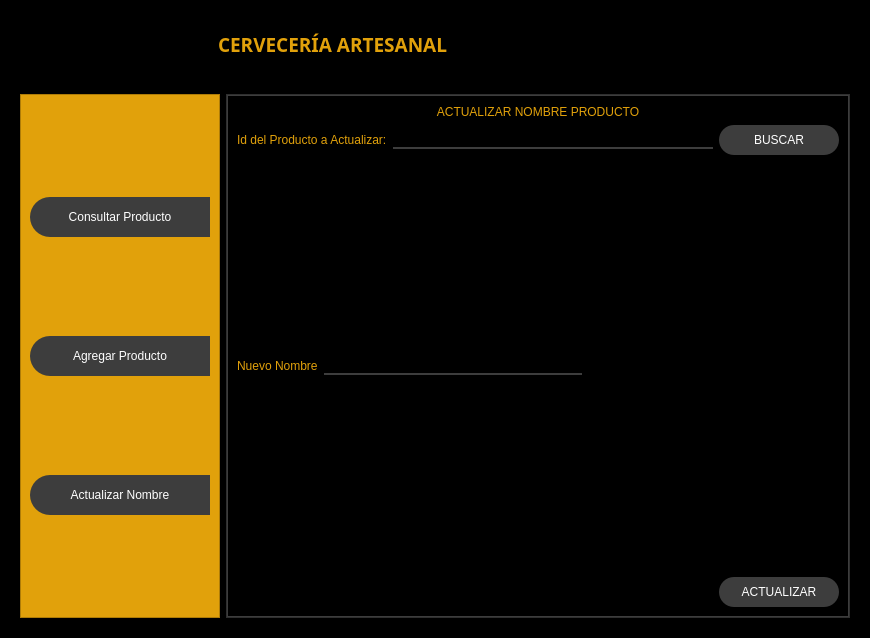
<?xml version="1.0" encoding="UTF-8"?>
<ui version="4.0">
 <class>MainWindow</class>
 <widget class="QMainWindow" name="MainWindow">
  <property name="geometry">
   <rect>
    <x>0</x>
    <y>0</y>
    <width>870</width>
    <height>638</height>
   </rect>
  </property>
  <property name="windowTitle">
   <string>MainWindow</string>
  </property>
  <widget class="QWidget" name="centralwidget">
   <layout class="QVBoxLayout" name="verticalLayout">
    <property name="spacing">
     <number>0</number>
    </property>
    <property name="leftMargin">
     <number>0</number>
    </property>
    <property name="topMargin">
     <number>0</number>
    </property>
    <property name="rightMargin">
     <number>0</number>
    </property>
    <property name="bottomMargin">
     <number>0</number>
    </property>
    <item>
     <widget class="QFrame" name="frame">
      <property name="styleSheet">
       <string notr="true">background-color: rgb(0, 0, 0);</string>
      </property>
      <property name="frameShape">
       <enum>QFrame::StyledPanel</enum>
      </property>
      <property name="frameShadow">
       <enum>QFrame::Raised</enum>
      </property>
      <layout class="QVBoxLayout" name="verticalLayout_2" stretch="1,8">
       <item>
        <widget class="QFrame" name="frame_superior">
         <property name="minimumSize">
          <size>
           <width>0</width>
           <height>42</height>
          </size>
         </property>
         <property name="styleSheet">
          <string notr="true">QFrame{
background-color: rgb(0, 0, 0);
}

QPushButton{
background-color: #000000ff;
border-radius: 20px;
}

QPushButton:hover {
background-color: rgb(61, 61, 61);
border-radius: 20px;

}</string>
         </property>
         <property name="frameShape">
          <enum>QFrame::StyledPanel</enum>
         </property>
         <property name="frameShadow">
          <enum>QFrame::Raised</enum>
         </property>
         <layout class="QHBoxLayout" name="horizontalLayout">
          <property name="spacing">
           <number>0</number>
          </property>
          <property name="leftMargin">
           <number>0</number>
          </property>
          <property name="topMargin">
           <number>0</number>
          </property>
          <property name="rightMargin">
           <number>0</number>
          </property>
          <property name="bottomMargin">
           <number>0</number>
          </property>
          <item>
           <widget class="QPushButton" name="bt_menu">
            <property name="minimumSize">
             <size>
              <width>200</width>
              <height>40</height>
             </size>
            </property>
            <property name="text">
             <string/>
            </property>
            <property name="icon">
             <iconset>
              <normaloff>../../imagenes/menu.png</normaloff>../../imagenes/menu.png</iconset>
            </property>
            <property name="iconSize">
             <size>
              <width>38</width>
              <height>38</height>
             </size>
            </property>
           </widget>
          </item>
          <item>
           <widget class="QLabel" name="label_9">
            <property name="maximumSize">
             <size>
              <width>120</width>
              <height>70</height>
             </size>
            </property>
            <property name="text">
             <string/>
            </property>
            <property name="pixmap">
             <pixmap>logo.png</pixmap>
            </property>
            <property name="scaledContents">
             <bool>true</bool>
            </property>
           </widget>
          </item>
          <item>
           <widget class="QLabel" name="label_13">
            <property name="font">
             <font>
              <family>Arial Black</family>
              <pointsize>14</pointsize>
              <weight>75</weight>
              <bold>true</bold>
             </font>
            </property>
            <property name="styleSheet">
             <string notr="true">color: rgb(225, 161, 11);</string>
            </property>
            <property name="text">
             <string>CERVECERÍA ARTESANAL</string>
            </property>
           </widget>
          </item>
          <item>
           <spacer name="horizontalSpacer">
            <property name="orientation">
             <enum>Qt::Horizontal</enum>
            </property>
            <property name="sizeHint" stdset="0">
             <size>
              <width>477</width>
              <height>38</height>
             </size>
            </property>
           </spacer>
          </item>
          <item>
           <widget class="QPushButton" name="bt_restaurar">
            <property name="minimumSize">
             <size>
              <width>40</width>
              <height>40</height>
             </size>
            </property>
            <property name="text">
             <string/>
            </property>
            <property name="icon">
             <iconset>
              <normaloff>../../imagenes/minimizar.png</normaloff>../../imagenes/minimizar.png</iconset>
            </property>
            <property name="iconSize">
             <size>
              <width>38</width>
              <height>38</height>
             </size>
            </property>
           </widget>
          </item>
          <item>
           <widget class="QPushButton" name="bt_minimizar">
            <property name="minimumSize">
             <size>
              <width>40</width>
              <height>40</height>
             </size>
            </property>
            <property name="text">
             <string/>
            </property>
            <property name="icon">
             <iconset>
              <normaloff>../../imagenes/reducir.png</normaloff>../../imagenes/reducir.png</iconset>
            </property>
            <property name="iconSize">
             <size>
              <width>38</width>
              <height>38</height>
             </size>
            </property>
           </widget>
          </item>
          <item>
           <widget class="QPushButton" name="bt_maximizar">
            <property name="minimumSize">
             <size>
              <width>40</width>
              <height>40</height>
             </size>
            </property>
            <property name="text">
             <string/>
            </property>
            <property name="icon">
             <iconset>
              <normaloff>ampliar.png</normaloff>ampliar.png</iconset>
            </property>
            <property name="iconSize">
             <size>
              <width>38</width>
              <height>38</height>
             </size>
            </property>
           </widget>
          </item>
          <item>
           <widget class="QPushButton" name="bt_cerrar">
            <property name="minimumSize">
             <size>
              <width>40</width>
              <height>40</height>
             </size>
            </property>
            <property name="text">
             <string/>
            </property>
            <property name="icon">
             <iconset>
              <normaloff>cerrar.png</normaloff>cerrar.png</iconset>
            </property>
            <property name="iconSize">
             <size>
              <width>38</width>
              <height>38</height>
             </size>
            </property>
           </widget>
          </item>
         </layout>
        </widget>
       </item>
       <item>
        <widget class="QFrame" name="frame_contenido">
         <property name="frameShape">
          <enum>QFrame::StyledPanel</enum>
         </property>
         <property name="frameShadow">
          <enum>QFrame::Raised</enum>
         </property>
         <layout class="QHBoxLayout" name="horizontalLayout_2">
          <item>
           <widget class="QFrame" name="frame_control">
            <property name="minimumSize">
             <size>
              <width>200</width>
              <height>0</height>
             </size>
            </property>
            <property name="maximumSize">
             <size>
              <width>0</width>
              <height>16777215</height>
             </size>
            </property>
            <property name="styleSheet">
             <string notr="true">QFrame{ 
background-color: rgb(225, 161, 11);
}

QPushButton{
background-color: rgb(61, 61, 61);
border-top-left-radius: 20px;
border-bottom-left-radius: 20px;
color: rgb(255, 255, 255);
font: 77 10pt &quot;Arial Black&quot;;
}

QPushButton:hover {
background-color: white;
border-top-left-radius: 20px;
border-bottom-left-radius: 20px;
color: rgb(0, 0, 0);
font: 77 10pt &quot;Arial Black&quot;;
}</string>
            </property>
            <property name="frameShape">
             <enum>QFrame::StyledPanel</enum>
            </property>
            <property name="frameShadow">
             <enum>QFrame::Raised</enum>
            </property>
            <layout class="QVBoxLayout" name="verticalLayout_3">
             <item>
              <widget class="QPushButton" name="bt_datos">
               <property name="minimumSize">
                <size>
                 <width>0</width>
                 <height>40</height>
                </size>
               </property>
               <property name="text">
                <string>Consultar Producto</string>
               </property>
              </widget>
             </item>
             <item>
              <widget class="QPushButton" name="bt_agregar_producto">
               <property name="minimumSize">
                <size>
                 <width>0</width>
                 <height>40</height>
                </size>
               </property>
               <property name="text">
                <string>Agregar Producto</string>
               </property>
              </widget>
             </item>
             <item>
              <widget class="QPushButton" name="bt_actualizar_nombre">
               <property name="minimumSize">
                <size>
                 <width>0</width>
                 <height>40</height>
                </size>
               </property>
               <property name="text">
                <string>Actualizar Nombre</string>
               </property>
              </widget>
             </item>
            </layout>
           </widget>
          </item>
          <item>
           <widget class="QFrame" name="frame_paginas">
            <property name="styleSheet">
             <string notr="true">QFrame{
background-color: rgb(61, 61, 61);
}

QLabel{
font: 87 12pt &quot;Arial Black&quot;;
background-color: #000000ff;
color: rgb(225, 161, 11);
border:0px solid #14C8DC;
}

QLineEdit{
border:0px;
color: rgb(225, 161, 11);
border-bottom: 2px solid rgb(61, 61, 61);
font: 75 12pt &quot;Times New Roman&quot;;
}

QPushButton{
background-color: rgb(61, 61, 61);
border-radius: 15px;
color: rgb(255, 255, 255);
font: 77 10pt &quot;Arial Black&quot;;
}


QPushButton:hover{
background-color: rgb(225, 161, 11);
border-radius: 15px;
color: rgb(0, 0, 0);
font: 77 10pt &quot;Arial Black&quot;;
}

QTableWidget {
background-color: rgb(255, 255, 255);
color: rgb(0, 0, 0);
font-size: 8pt;
gridline-color: rgb(0, 206, 151); 
color: #000000;
}

QHeaderView::section {
background-color: rgb(225, 161, 11);
border: 1px solid rgb(0, 0, 0);
font-size: 8pt;
}

QTableWidget QTableComerButton::section {
background-color: rgb(0, 0, 0);

}</string>
            </property>
            <property name="frameShape">
             <enum>QFrame::StyledPanel</enum>
            </property>
            <property name="frameShadow">
             <enum>QFrame::Raised</enum>
            </property>
            <layout class="QVBoxLayout" name="verticalLayout_4" stretch="0">
             <property name="spacing">
              <number>1</number>
             </property>
             <property name="leftMargin">
              <number>1</number>
             </property>
             <property name="topMargin">
              <number>1</number>
             </property>
             <property name="rightMargin">
              <number>1</number>
             </property>
             <property name="bottomMargin">
              <number>1</number>
             </property>
             <item>
              <widget class="QStackedWidget" name="stackedWidget">
               <widget class="QWidget" name="page_actualizar">
                <layout class="QVBoxLayout" name="verticalLayout_9">
                 <item>
                  <widget class="QLabel" name="label_10">
                   <property name="text">
                    <string>ACTUALIZAR NOMBRE PRODUCTO</string>
                   </property>
                   <property name="alignment">
                    <set>Qt::AlignCenter</set>
                   </property>
                  </widget>
                 </item>
                 <item>
                  <layout class="QHBoxLayout" name="horizontalLayout_8">
                   <item>
                    <widget class="QLabel" name="label_11">
                     <property name="text">
                      <string>Id del Producto a Actualizar:</string>
                     </property>
                    </widget>
                   </item>
                   <item>
                    <widget class="QLineEdit" name="act_buscar"/>
                   </item>
                   <item>
                    <widget class="QPushButton" name="bt_actualiza_buscar">
                     <property name="minimumSize">
                      <size>
                       <width>120</width>
                       <height>30</height>
                      </size>
                     </property>
                     <property name="text">
                      <string>BUSCAR</string>
                     </property>
                    </widget>
                   </item>
                  </layout>
                 </item>
                 <item>
                  <spacer name="verticalSpacer_4">
                   <property name="orientation">
                    <enum>Qt::Vertical</enum>
                   </property>
                   <property name="sizeHint" stdset="0">
                    <size>
                     <width>20</width>
                     <height>40</height>
                    </size>
                   </property>
                  </spacer>
                 </item>
                 <item>
                  <layout class="QHBoxLayout" name="horizontalLayout_6">
                   <item>
                    <widget class="QLabel" name="label_12">
                     <property name="text">
                      <string>Nuevo Nombre</string>
                     </property>
                    </widget>
                   </item>
                   <item>
                    <widget class="QLineEdit" name="act_nombre"/>
                   </item>
                   <item>
                    <spacer name="horizontalSpacer_6">
                     <property name="orientation">
                      <enum>Qt::Horizontal</enum>
                     </property>
                     <property name="sizeHint" stdset="0">
                      <size>
                       <width>40</width>
                       <height>20</height>
                      </size>
                     </property>
                    </spacer>
                   </item>
                  </layout>
                 </item>
                 <item>
                  <spacer name="verticalSpacer_3">
                   <property name="orientation">
                    <enum>Qt::Vertical</enum>
                   </property>
                   <property name="sizeHint" stdset="0">
                    <size>
                     <width>20</width>
                     <height>40</height>
                    </size>
                   </property>
                  </spacer>
                 </item>
                 <item>
                  <layout class="QHBoxLayout" name="horizontalLayout_7">
                   <item>
                    <widget class="QLabel" name="signal_actualizar">
                     <property name="minimumSize">
                      <size>
                       <width>120</width>
                       <height>30</height>
                      </size>
                     </property>
                     <property name="text">
                      <string/>
                     </property>
                    </widget>
                   </item>
                   <item>
                    <spacer name="horizontalSpacer_5">
                     <property name="orientation">
                      <enum>Qt::Horizontal</enum>
                     </property>
                     <property name="sizeHint" stdset="0">
                      <size>
                       <width>40</width>
                       <height>20</height>
                      </size>
                     </property>
                    </spacer>
                   </item>
                   <item>
                    <widget class="QPushButton" name="bt_actualizar">
                     <property name="minimumSize">
                      <size>
                       <width>120</width>
                       <height>30</height>
                      </size>
                     </property>
                     <property name="text">
                      <string>ACTUALIZAR</string>
                     </property>
                    </widget>
                   </item>
                  </layout>
                 </item>
                </layout>
               </widget>
               <widget class="QWidget" name="page_agregar">
                <layout class="QVBoxLayout" name="verticalLayout_8">
                 <item>
                  <widget class="QLabel" name="label_8">
                   <property name="text">
                    <string>AGREGAR PRODUCTO</string>
                   </property>
                   <property name="alignment">
                    <set>Qt::AlignCenter</set>
                   </property>
                  </widget>
                 </item>
                 <item>
                  <spacer name="verticalSpacer_2">
                   <property name="orientation">
                    <enum>Qt::Vertical</enum>
                   </property>
                   <property name="sizeHint" stdset="0">
                    <size>
                     <width>20</width>
                     <height>40</height>
                    </size>
                   </property>
                  </spacer>
                 </item>
                 <item>
                  <layout class="QHBoxLayout" name="horizontalLayout_4">
                   <item>
                    <layout class="QVBoxLayout" name="verticalLayout_7">
                     <property name="spacing">
                      <number>30</number>
                     </property>
                     <item>
                      <widget class="QLabel" name="label_2">
                       <property name="text">
                        <string>No Identificador</string>
                       </property>
                      </widget>
                     </item>
                     <item>
                      <widget class="QLabel" name="label_3">
                       <property name="text">
                        <string>Nombre</string>
                       </property>
                      </widget>
                     </item>
                     <item>
                      <widget class="QLabel" name="label_4">
                       <property name="text">
                        <string>Peso o Volumen</string>
                       </property>
                      </widget>
                     </item>
                     <item>
                      <widget class="QLabel" name="label_5">
                       <property name="text">
                        <string>Fecha Vencimiento</string>
                       </property>
                      </widget>
                     </item>
                     <item>
                      <widget class="QLabel" name="label_6">
                       <property name="text">
                        <string>Precio de Produccion</string>
                       </property>
                      </widget>
                     </item>
                     <item>
                      <widget class="QLabel" name="label_7">
                       <property name="text">
                        <string>Precio de Venta</string>
                       </property>
                      </widget>
                     </item>
                    </layout>
                   </item>
                   <item>
                    <layout class="QVBoxLayout" name="verticalLayout_6">
                     <property name="spacing">
                      <number>30</number>
                     </property>
                     <item>
                      <widget class="QLineEdit" name="reg_id"/>
                     </item>
                     <item>
                      <widget class="QLineEdit" name="reg_nombre"/>
                     </item>
                     <item>
                      <widget class="QLineEdit" name="reg_peso"/>
                     </item>
                     <item>
                      <widget class="QLineEdit" name="reg_vencimiento"/>
                     </item>
                     <item>
                      <widget class="QLineEdit" name="reg_produccion"/>
                     </item>
                     <item>
                      <widget class="QLineEdit" name="reg_venta"/>
                     </item>
                    </layout>
                   </item>
                   <item>
                    <spacer name="horizontalSpacer_4">
                     <property name="orientation">
                      <enum>Qt::Horizontal</enum>
                     </property>
                     <property name="sizeHint" stdset="0">
                      <size>
                       <width>40</width>
                       <height>20</height>
                      </size>
                     </property>
                    </spacer>
                   </item>
                  </layout>
                 </item>
                 <item>
                  <spacer name="verticalSpacer">
                   <property name="orientation">
                    <enum>Qt::Vertical</enum>
                   </property>
                   <property name="sizeHint" stdset="0">
                    <size>
                     <width>20</width>
                     <height>40</height>
                    </size>
                   </property>
                  </spacer>
                 </item>
                 <item>
                  <layout class="QHBoxLayout" name="horizontalLayout_5">
                   <item>
                    <widget class="QLabel" name="signal_agregar">
                     <property name="minimumSize">
                      <size>
                       <width>200</width>
                       <height>30</height>
                      </size>
                     </property>
                     <property name="text">
                      <string/>
                     </property>
                     <property name="alignment">
                      <set>Qt::AlignCenter</set>
                     </property>
                    </widget>
                   </item>
                   <item>
                    <spacer name="horizontalSpacer_3">
                     <property name="orientation">
                      <enum>Qt::Horizontal</enum>
                     </property>
                     <property name="sizeHint" stdset="0">
                      <size>
                       <width>40</width>
                       <height>20</height>
                      </size>
                     </property>
                    </spacer>
                   </item>
                   <item>
                    <widget class="QPushButton" name="bt_agregar">
                     <property name="minimumSize">
                      <size>
                       <width>200</width>
                       <height>30</height>
                      </size>
                     </property>
                     <property name="text">
                      <string>AGREGAR</string>
                     </property>
                    </widget>
                   </item>
                  </layout>
                 </item>
                </layout>
               </widget>
               <widget class="QWidget" name="page_datos">
                <layout class="QVBoxLayout" name="verticalLayout_5">
                 <item>
                  <widget class="QLabel" name="label">
                   <property name="font">
                    <font>
                     <family>Arial Black</family>
                     <pointsize>12</pointsize>
                     <weight>10</weight>
                     <italic>false</italic>
                     <bold>false</bold>
                    </font>
                   </property>
                   <property name="text">
                    <string>PRODUCTOS</string>
                   </property>
                   <property name="alignment">
                    <set>Qt::AlignCenter</set>
                   </property>
                  </widget>
                 </item>
                 <item>
                  <widget class="QTableWidget" name="tabla_productos">
                   <column>
                    <property name="text">
                     <string>noIdProducto</string>
                    </property>
                   </column>
                   <column>
                    <property name="text">
                     <string>nombreProducto</string>
                    </property>
                   </column>
                   <column>
                    <property name="text">
                     <string>pesoVolumen</string>
                    </property>
                   </column>
                   <column>
                    <property name="text">
                     <string>fechaVencimiento</string>
                    </property>
                   </column>
                   <column>
                    <property name="text">
                     <string>precioProduccion</string>
                    </property>
                   </column>
                   <column>
                    <property name="text">
                     <string>precioVenta</string>
                    </property>
                   </column>
                  </widget>
                 </item>
                 <item>
                  <layout class="QHBoxLayout" name="horizontalLayout_3">
                   <item>
                    <spacer name="horizontalSpacer_2">
                     <property name="orientation">
                      <enum>Qt::Horizontal</enum>
                     </property>
                     <property name="sizeHint" stdset="0">
                      <size>
                       <width>40</width>
                       <height>20</height>
                      </size>
                     </property>
                    </spacer>
                   </item>
                   <item>
                    <widget class="QPushButton" name="bt_refrescar">
                     <property name="minimumSize">
                      <size>
                       <width>120</width>
                       <height>30</height>
                      </size>
                     </property>
                     <property name="text">
                      <string>Refrescar</string>
                     </property>
                    </widget>
                   </item>
                  </layout>
                 </item>
                </layout>
               </widget>
              </widget>
             </item>
            </layout>
           </widget>
          </item>
         </layout>
        </widget>
       </item>
      </layout>
     </widget>
    </item>
   </layout>
  </widget>
 </widget>
 <resources/>
 <connections/>
</ui>
